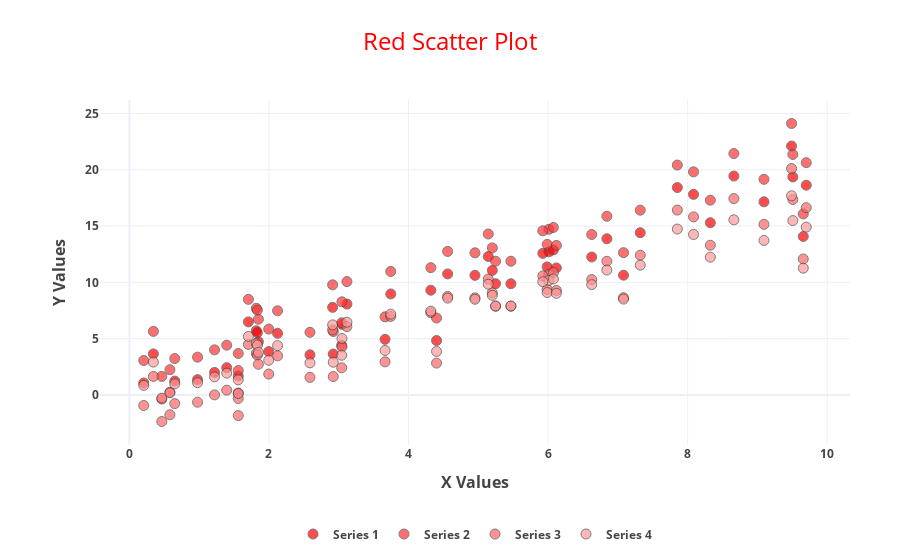

Source (notebook cell):
### Code cell
chart_request = chai.handle_request(prompt = chart_prompt, chart_type='scatter')
